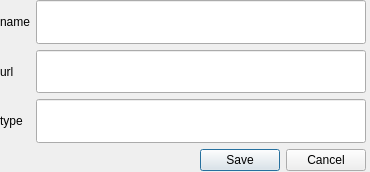
<?xml version="1.0" encoding="UTF-8"?>
<ui version="4.0">
    <class>Dialog</class>
    <widget class="QDialog" name="Dialog">
        <property name="geometry">
            <rect>
                <x>0</x>
                <y>0</y>
                <width>370</width>
                <height>172</height>
            </rect>
        </property>
        <property name="windowTitle">
            <string>Dialog</string>
        </property>
        <property name="windowIcon">
            <iconset>
                <normaloff>icon.ico</normaloff>icon.ico
            </iconset>
        </property>
        <widget class="QWidget" name="gridLayoutWidget">
            <property name="geometry">
                <rect>
                    <x>0</x>
                    <y>0</y>
                    <width>366</width>
                    <height>171</height>
                </rect>
            </property>
            <layout class="QGridLayout" name="gridLayout">
                <item row="1" column="1">
                    <widget class="QLineEdit" name="UrlEdit">
                        <property name="sizePolicy">
                            <sizepolicy hsizetype="Expanding" vsizetype="Preferred">
                                <horstretch>0</horstretch>
                                <verstretch>0</verstretch>
                            </sizepolicy>
                        </property>
                    </widget>
                </item>
                <item row="2" column="0">
                    <widget class="QLabel" name="label_3">
                        <property name="text">
                            <string>type</string>
                        </property>
                    </widget>
                </item>
                <item row="1" column="0">
                    <widget class="QLabel" name="label_2">
                        <property name="text">
                            <string>url</string>
                        </property>
                    </widget>
                </item>
                <item row="0" column="0">
                    <widget class="QLabel" name="label">
                        <property name="text">
                            <string>name</string>
                        </property>
                    </widget>
                </item>
                <item row="0" column="1">
                    <widget class="QLineEdit" name="NameEdit">
                        <property name="sizePolicy">
                            <sizepolicy hsizetype="Expanding" vsizetype="Preferred">
                                <horstretch>0</horstretch>
                                <verstretch>0</verstretch>
                            </sizepolicy>
                        </property>
                    </widget>
                </item>
                <item row="3" column="0" colspan="2">
                    <layout class="QHBoxLayout" name="horizontalLayout" stretch="0,0,0">
                        <property name="sizeConstraint">
                            <enum>QLayout::SetFixedSize</enum>
                        </property>
                        <item>
                            <spacer name="horizontalSpacer">
                                <property name="orientation">
                                    <enum>Qt::Horizontal</enum>
                                </property>
                                <property name="sizeType">
                                    <enum>QSizePolicy::Fixed</enum>
                                </property>
                                <property name="sizeHint" stdset="0">
                                    <size>
                                        <width>200</width>
                                        <height>20</height>
                                    </size>
                                </property>
                            </spacer>
                        </item>
                        <item>
                            <widget class="QPushButton" name="SaveButton">
                                <property name="text">
                                    <string>Save</string>
                                </property>
                            </widget>
                        </item>
                        <item>
                            <widget class="QPushButton" name="CancelButton">
                                <property name="text">
                                    <string>Cancel</string>
                                </property>
                            </widget>
                        </item>
                    </layout>
                </item>
                <item row="2" column="1">
                    <widget class="QLineEdit" name="TypeEdit">
                        <property name="sizePolicy">
                            <sizepolicy hsizetype="Expanding" vsizetype="Preferred">
                                <horstretch>0</horstretch>
                                <verstretch>0</verstretch>
                            </sizepolicy>
                        </property>
                    </widget>
                </item>
            </layout>
        </widget>
    </widget>
    <tabstops>
        <tabstop>NameEdit</tabstop>
        <tabstop>UrlEdit</tabstop>
        <tabstop>TypeEdit</tabstop>
        <tabstop>SaveButton</tabstop>
        <tabstop>CancelButton</tabstop>
    </tabstops>
    <resources/>
    <connections/>
</ui>
